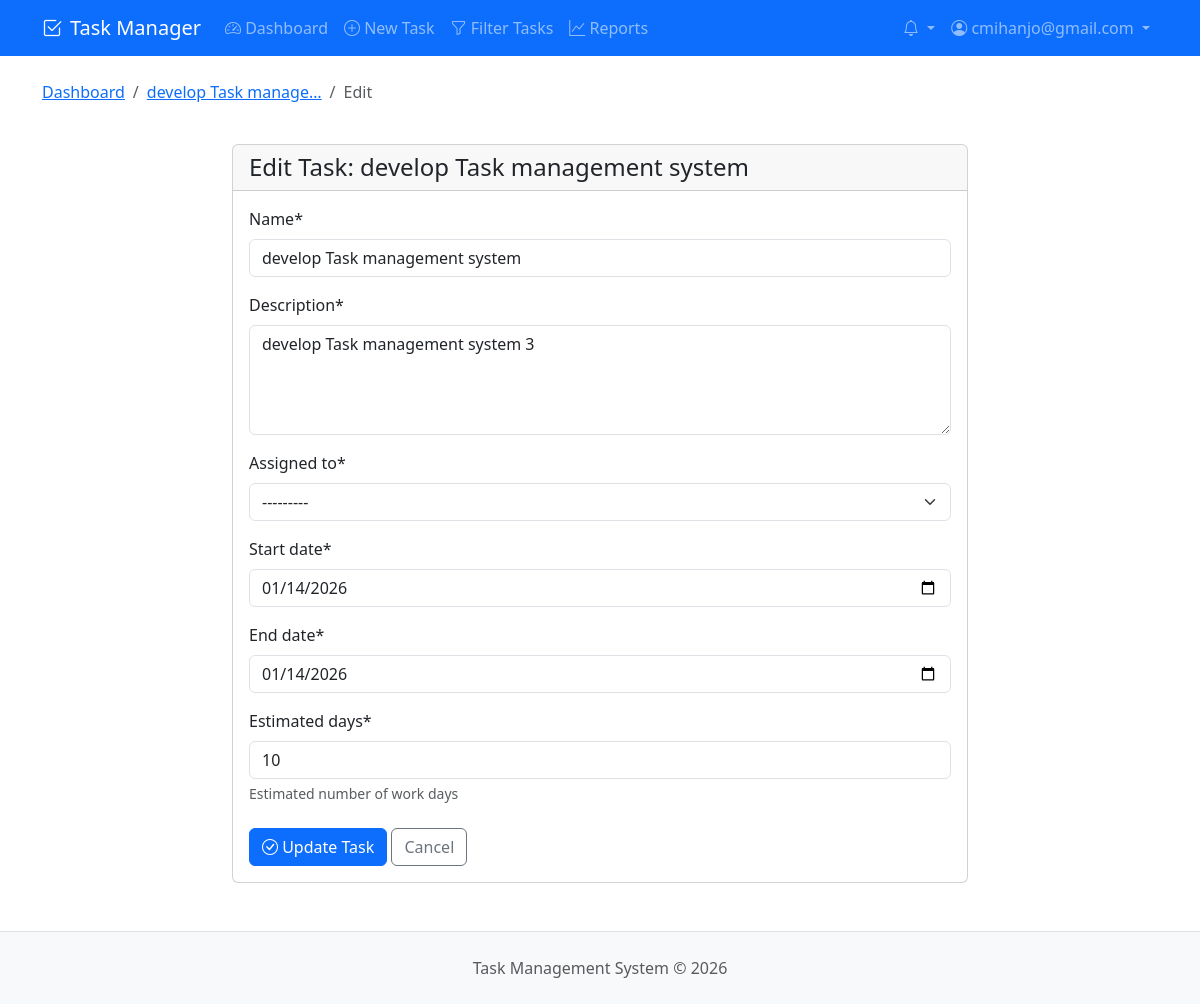
The page /tasks/1/edit/ (signed in) on the database its author committed.
### tasks/models.py (models this page shows, shortened)
class Task(models.Model):
    STATUS_CHOICES = [
        ('pending', 'Pending'),
        ('in_progress', 'In Progress'),
        ('completed', 'Completed'),
        ('needs_extension', 'Needs Extension'),
        ('extension_granted', 'Extension Granted'),
        ('closed', 'Closed'),
    ]
    name = models.CharField(max_length=200)
    description = models.TextField()
    assigned_to = models.ForeignKey(User, on_delete=models.CASCADE, related_name='assigned_tasks')
    created_by = models.ForeignKey(User, on_delete=models.CASCADE, related_name='created_tasks')
    created_at = models.DateTimeField(auto_now_add=True)
    start_date = models.DateField()
    end_date = models.DateField()
    estimated_days = models.PositiveIntegerField(help_text="Estimated number of work days")
    extension_days = models.PositiveIntegerField(default=0)
    status = models.CharField(max_length=20, choices=STATUS_CHOICES, default='pending')
    completed_at = models.DateTimeField(null=True, blank=True)
    is_completed = models.BooleanField(default=False)
    class Meta:
        ordering = ['-created_at']
        permissions = [
            ("can_view_all_tasks", "Can view all tasks"),
        ]

### tasks/views.py (the view)
# urls.py: path('<int:task_id>/edit/', views.edit_task, name='edit_task'),
@login_required
def edit_task(request, task_id):
    task = get_object_or_404(Task, id=task_id)
    if not (request.user == task.created_by or request.user.groups.filter(name='Manager').exists()):
        messages.error(request, 'You do not have permission to edit this task.')
        return redirect('tasks:task_detail', task_id=task.id)
    if request.method == 'POST':
        form = TaskForm(request.POST, instance=task, user=request.user)
        if form.is_valid():
            form.save()
            TaskUpdate.objects.create(
                task=task,
                user=request.user,
                update_type='progress',
                message=f'Task updated by {request.user.get_full_name() or request.user.username}'
            )
            messages.success(request, 'Task updated successfully!')
            return redirect('tasks:task_detail', task_id=task.id)
    else:
        form = TaskForm(instance=task, user=request.user)
    return render(request, 'tasks/edit_task.html', {'form': form, 'task': task})

### tasks/forms.py
class TaskForm(forms.ModelForm):
    start_date = forms.DateField(widget=forms.DateInput(attrs={'type': 'date'}))
    end_date = forms.DateField(widget=forms.DateInput(attrs={'type': 'date'}))
    class Meta:
        model = Task
        fields = ['name', 'description', 'assigned_to', 'start_date', 'end_date', 'estimated_days']
        widgets = {
            'description': forms.Textarea(attrs={'rows': 4}),
        }
    def __init__(self, *args, **kwargs):
        user = kwargs.pop('user', None)
        super().__init__(*args, **kwargs)
        if user and user.groups.filter(name='Manager').exists():
            self.fields['assigned_to'].queryset = User.objects.filter(groups__name='Staff')
        else:
            self.fields['assigned_to'].queryset = User.objects.filter(id=user.id)
            self.fields['assigned_to'].initial = user
            self.fields['assigned_to'].widget = forms.HiddenInput()

### templates/tasks/edit_task.html (shortened to what this page needs)
{% extends 'base.html' %}
{% load crispy_forms_tags %}
{% block content %}
<div class="row mb-4">
    <div class="col-12">
        <nav aria-label="breadcrumb">
            <ol class="breadcrumb">
                <li class="breadcrumb-item"><a href="{% url 'tasks:dashboard' %}">Dashboard</a></li>
                <li class="breadcrumb-item"><a href="{% url 'tasks:task_detail' task.id %}">{{ task.name|truncatechars:20 }}</a></li>
                <li class="breadcrumb-item active">Edit</li>
            </ol>
        </nav>
    </div>
</div>
<div class="row justify-content-center">
    <div class="col-md-8">
        <div class="card">
            <div class="card-header">
                <h4 class="mb-0">Edit Task: {{ task.name }}</h4>
            </div>
            <div class="card-body">
                <form method="post">
                    {{ form|crispy }}
                    <div class="mt-4">
                        <button type="submit" class="btn btn-primary">
                            <i class="bi bi-check-circle"></i> Update Task
                        </button>
                        <a href="{% url 'tasks:task_detail' task.id %}" class="btn btn-outline-secondary">Cancel</a>
                    </div>
                </form>
            </div>
        </div>
    </div>
</div>
{% endblock %}

### templates/base.html (shortened to what this page needs)
<!DOCTYPE html>
<html lang="en" data-bs-theme="light">
<head>
    <link href="https://cdn.jsdelivr.net/npm/bootstrap@5.3.0/dist/css/bootstrap.min.css" rel="stylesheet">
    <link rel="stylesheet" href="https://cdn.jsdelivr.net/npm/bootstrap-icons@1.10.0/font/bootstrap-icons.css">
</head>
<body>
    <nav class="navbar navbar-expand-lg navbar-dark bg-primary">
        <div class="container">
            <a class="navbar-brand" href="{% url 'tasks:dashboard' %}">
                <i class="bi bi-check2-square me-2"></i>Task Manager
            </a>
            <div class="collapse navbar-collapse" id="navbarNav">
                <ul class="navbar-nav me-auto">
                    {% if user.is_authenticated %}
                        <li class="nav-item">
                            <a class="nav-link" href="{% url 'tasks:dashboard' %}">
                                <i class="bi bi-speedometer2"></i> Dashboard
                            </a>
                        </li>
                        <li class="nav-item">
                            <a class="nav-link" href="{% url 'tasks:create_task' %}">
                                <i class="bi bi-plus-circle"></i> New Task
                            </a>
                        </li>
                        <li class="nav-item">
                            <a class="nav-link" href="{% url 'tasks:filter_tasks' %}">
                                <i class="bi bi-funnel"></i> Filter Tasks
                            </a>
                        </li>
                        {% if user.groups.all.0.name == 'Manager' %}
                        <li class="nav-item">
                            <a class="nav-link" href="{% url 'tasks:reports' %}">
                                <i class="bi bi-graph-up"></i> Reports
                            </a>
                        </li>
                        {% endif %}
                    {% endif %}
                </ul>
                <ul class="navbar-nav">
                    {% if user.is_authenticated %}
                        <li class="nav-item dropdown">
                            <a class="nav-link dropdown-toggle" href="#" id="notificationsDropdown" role="button"
                            data-bs-toggle="dropdown" aria-expanded="false">
                                <i class="bi bi-bell"></i>
                            </a>
                        </li>
                        <li class="nav-item dropdown">
                            <a class="nav-link dropdown-toggle" href="#" id="userDropdown" role="button"
                               data-bs-toggle="dropdown" aria-expanded="false">
                                <i class="bi bi-person-circle"></i> {{ user.username }}
                            </a>
                        </li>
                    {% endif %}
                </ul>
            </div>
        </div>
    </nav>
    <main class="container my-4">
        {% block content %}{% endblock %}
    </main>
    <footer class="bg-light border-top py-4 mt-5">
        <div class="container text-center">
            <p class="text-muted mb-0">Task Management System &copy; {% now "Y" %}</p>
        </div>
    </footer>
</body>
</html>

### rows shown on the page
Task: name "develop Task manage…", name "develop Task management system", description "develop Task management system 3", assigned_to "---------", start_date "01/14/2026", end_date "01/14/2026", estimated_days "10"

### other values the page prints
{{ user.username }} "cmihanjo@gmail.com"
